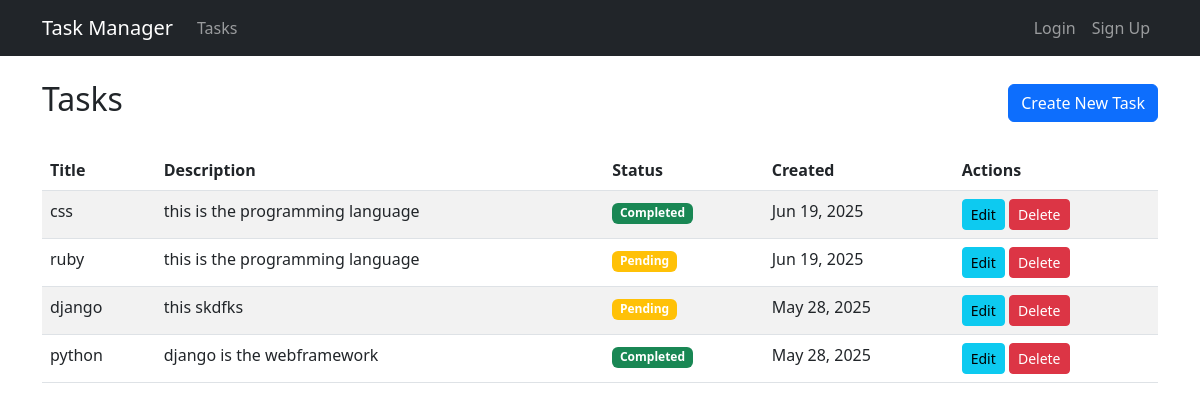
/tasks/, run on the app's committed database.
### tasks/models.py (models this page shows, shortened)
class Task(models.Model):
    user = models.ForeignKey(User, on_delete=models.CASCADE, related_name='tasks', null=True)
    title = models.CharField(max_length=200)
    description = models.TextField(blank=True)
    completed = models.BooleanField(default=False)
    created_at = models.DateTimeField(auto_now_add=True)
    updated_at = models.DateTimeField(auto_now=True)
    class Meta:
        ordering = ['-created_at']

### tasks/views.py (the view)
# urls.py: path('', views.task_list, name='task_list'),
def task_list(request):
    tasks = Task.objects.all()
    return render(request, 'tasks/task_list.html', {'tasks': tasks})

### templates/tasks/task_list.html (shortened to what this page needs)
{% extends 'base.html' %}
{% block content %}
<div class="row">
    <div class="col-md-12">
        <div class=" d-flex justify-content-between align-items-center mb-4">
                <h2>Tasks</h2>
                <a href="{% url 'task_create' %}" class="btn btn-primary">Create New Task</a>
        </div>
        {% if tasks %}
            <div class="table-responsive">
                <table class="table table-striped">
                    <thead>
                        <tr>
                            <th>Title</th>
                            <th>Description</th>
                            <th>Status</th>
                            <th>Created</th>
                            <th>Actions</th>
                        </tr>
                    </thead>
                    <tbody>
                        {% for task in tasks %}
                            <tr>
                                <td>{{ task.title }}</td>
                                <td>{{ task.description|truncatewords:5 }}</td>
                                <td>
                                    {% if task.completed %}
                                        <span class="badge bg-success">Completed</span>
                                    {% else %}
                                        <span class="badge bg-warning">Pending</span>
                                    {% endif %}
                                </td>
                                <td>{{ task.created_at|date:"M d, Y" }}</td>
                                <td>
                                    <a href="{% url 'task_update' task.pk %}" class="btn btn-sm btn-info">Edit</a>
                                    <a href="{% url 'task_delete' task.pk %}" class="btn btn-sm btn-danger">Delete</a>
                                </td>
                            </tr>
                        {% endfor %}
                    </tbody>
                </table>
            </div>
        {% else %}
            <div class="alert alert-info">
                No tasks found. Create your first task!
            </div>
        {% endif %}
    </div>
</div>
{% endblock %}

### data on the page
Task: title "css", description "this is the programming language", completed "Completed", created_at "Jun 19, 2025"
Task: title "ruby", description "this is the programming language", completed "Pending", created_at "Jun 19, 2025"
Task: title "django", description "this skdfks", completed "Pending", created_at "May 28, 2025"
Task: title "python", description "django is the webframework", completed "Completed", created_at "May 28, 2025"
